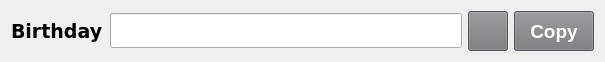
   <widget class="QWidget" name="layoutWidget_11">
    <property name="geometry">
     <rect>
      <x>660</x>
      <y>20</y>
      <width>605</width>
      <height>42</height>
     </rect>
    </property>
    <layout class="QHBoxLayout" name="horizontalLayout_13">
     <item>
      <widget class="QLabel" name="labelBirthday">
       <property name="font">
        <font>
         <family>DejaVu Sans</family>
         <pointsize>14</pointsize>
         <weight>75</weight>
         <bold>true</bold>
        </font>
       </property>
       <property name="text">
        <string>Birthday</string>
       </property>
      </widget>
     </item>
     <item>
      <widget class="QLineEdit" name="Birthday">
       <property name="enabled">
        <bool>true</bool>
       </property>
       <property name="minimumSize">
        <size>
         <width>300</width>
         <height>35</height>
        </size>
       </property>
       <property name="font">
        <font>
         <family>DejaVu Sans</family>
         <pointsize>12</pointsize>
        </font>
       </property>
       <property name="readOnly">
        <bool>true</bool>
       </property>
      </widget>
     </item>
     <item>
      <widget class="QPushButton" name="buttonGenBirthday">
       <property name="sizePolicy">
        <sizepolicy hsizetype="Minimum" vsizetype="Fixed">
         <horstretch>40</horstretch>
         <verstretch>40</verstretch>
        </sizepolicy>
       </property>
       <property name="minimumSize">
        <size>
         <width>40</width>
         <height>40</height>
        </size>
       </property>
       <property name="maximumSize">
        <size>
         <width>40</width>
         <height>40</height>
        </size>
       </property>
       <property name="styleSheet">
        <string notr="true">background-color: rgb(119, 118, 123);</string>
       </property>
       <property name="text">
        <string/>
       </property>
       <property name="icon">
        <iconset>
         <normaloff>img/reset.png</normaloff>img/reset.png</iconset>
       </property>
      </widget>
     </item>
     <item>
      <widget class="QPushButton" name="buttonCopyBirthday">
       <property name="minimumSize">
        <size>
         <width>0</width>
         <height>40</height>
        </size>
       </property>
       <property name="font">
        <font>
         <pointsize>14</pointsize>
         <weight>75</weight>
         <bold>true</bold>
        </font>
       </property>
       <property name="styleSheet">
        <string notr="true">background-color: rgb(119, 118, 123);
color: rgb(255, 255, 255);</string>
       </property>
       <property name="text">
        <string>Copy</string>
       </property>
      </widget>
     </item>
    </layout>
   </widget>
